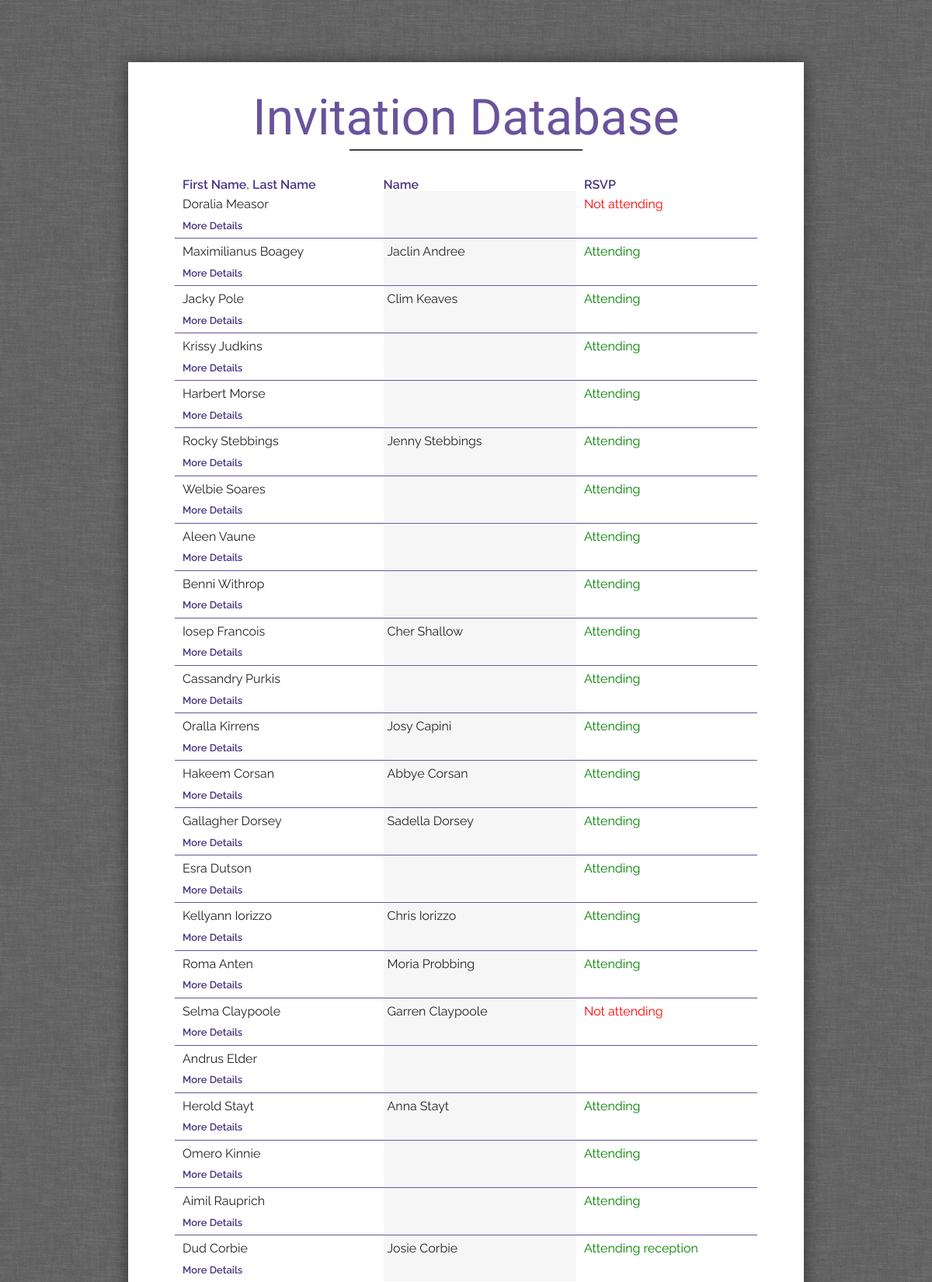
The app's page /guest-database/index.php (upper part) with its own data.
### tables this page shows
CREATE TABLE `guests` (
  `id` int(11) NOT NULL AUTO_INCREMENT,
  `email` varchar(191) NOT NULL,
  `first_name` varchar(191) NOT NULL,
  `last_name` varchar(191) NOT NULL,
  `plus_one_first_name` varchar(191) NOT NULL,
  `plus_one_last_name` varchar(191) NOT NULL,
  `traveling` tinyint(1) NOT NULL DEFAULT '0',
  `plus_one` tinyint(1) NOT NULL DEFAULT '0',
  `bringing_plus_one` varchar(191) DEFAULT NULL,
  `has_kids` tinyint(1) NOT NULL DEFAULT '0',
  `bringing_kids` varchar(191) DEFAULT NULL,
  `RSVP` longtext,
  `rsvp_answer` varchar(191) DEFAULT NULL,
  `food_allergies` longtext,
  `song_choices` longtext,
  `additional_comments` longtext,
  PRIMARY KEY (`id`)
);

### guest-database/index.php (the view, shortened to what this page needs)
<?php
    include('header.php');
    include_once('../partials/db.php');
?>
<h1 class="purple2">Invitation Database</h1>
<hr style="background-color: #3f3f3f; width: 40%;" />
<div style="display: table; border-spacing: 10px 0; width: 100%;">
    <div style="display: table-cell; width: 35%;">
        <a href="?sort=name">First Name</a>,&nbsp;<a href="?sort=last">Last Name</a>
    </div>
    <div style="display: table-cell; margin: 0 15px 0 0; width: 35%;">
        <a href="?sort=name2">Name</a>
    </div>
    <div style="display: table-cell; width: 30%;">
        <a href="?sort=rsvp">RSVP</a>
    </div>
</div>
<?php
    $query = "SELECT * FROM guests";
    $result = mysqli_query($conn, $query);
    while ($row = mysqli_fetch_assoc($result)) {
        $fname = $row['first_name'];
        $lname = $row['last_name'];
        $pfname = $row['plus_one_first_name'];
        $plname = $row['plus_one_last_name'];
        $rsvp = $row['rsvp_answer'];
        if($rsvp == "Attending") {
            $rsvp = '<font color="green">Attending</font>';
        } elseif($rsvp == "Attending ceremony") {
            $rsvp = '<font color="green">Attending ceremony</font>';
        } elseif($rsvp == "Attending reception") {
            $rsvp = '<font color="green">Attending reception</font>';
        } elseif($rsvp == "Not attending") {
            $rsvp = '<font color="red">Not attending</font>';
        }
?>
    <div style="border-bottom: 1px solid #69539C; line-height: 1.5;">
        <div style="display: table; border-spacing: 10px 0; width: 100%;">
            <div style="display: table-cell; padding: 5px 0; vertical-align: top; width: 35%;">
                <?=$fname?> <?=$lname?>
                <br />
                <a class="more-deets-link">More Details</a>
            </div><div style="background-color: #f6f6f6; display: table-cell; padding: 5px 5px; height: auto; vertical-align: top; width: 35%;">
                <?=$pfname?> <?=$plname?>
            </div><div style="display: table-cell; padding: 5px 0; vertical-align: top; width: 30%;">
                <?=$rsvp?>
            </div>
        </div>
    </div>
<?php
} ?>
<?php
include('footer.php');

### guest-database/header.php (shortened to what this page needs)
<!DOCTYPE html>
<html lang="en">
<head>
    <link rel="stylesheet" href="../style.css">
</head>
<body>
    <div class="content">

### guest-database/footer.php (shortened to what this page needs)
</div>
</body>
</html>

### style.css (style rules this page uses)
* { -webkit-appearance: none; -webkit-box-sizing: border-box; -webkit-font-smoothing: antialiased; box-sizing: border-box; }
body { background-image: url('images/bg.png'); color: #222; font-family: 'Raleway', sans-serif; font-size: 16px; line-height: 1; }
.purple2 { color: #69539C; }
a { color: #493583; font-weight: 600; text-decoration: none; }
.content { background-color: #fff; -webkit-box-shadow: 0 1px 20px rgba(0, 0, 0, 0.5); box-shadow: 0 1px 20px rgba(0, 0, 0, 0.5); margin: 80px auto 0; min-height: 840px; max-width: 870px; padding: 40px 60px; position: relative; width: 100%; }
h1 { color: #2f2f2f; font-family: 'Cookie'; font-size: 4em; font-weight: 400; margin: 0; text-align: center; }
hr { background-color: #B398D0; border: 0; height: 2px; margin-bottom: 2.25em; width: 30%; }

### guest-database/index.php (style rules this page uses)
.more-deets-link { cursor: pointer; display: block; font-size: 13px; margin: 0.35rem 0 0; }

### records on screen
guests: first_name "Doralia", last_name "Measor", rsvp_answer "Not attending"
guests: first_name "Maximilianus", last_name "Boagey", plus_one_first_name "Jaclin", plus_one_last_name "Andree", rsvp_answer "Attending"
guests: first_name "Jacky", last_name "Pole", plus_one_first_name "Clim", plus_one_last_name "Keaves", rsvp_answer "Attending"
guests: first_name "Krissy", last_name "Judkins", rsvp_answer "Attending"
guests: first_name "Harbert", last_name "Morse", rsvp_answer "Attending"
guests: first_name "Rocky", last_name "Stebbings", plus_one_first_name "Jenny", plus_one_last_name "Stebbings", rsvp_answer "Attending"
guests: first_name "Welbie", last_name "Soares", rsvp_answer "Attending"
guests: first_name "Aleen", last_name "Vaune", rsvp_answer "Attending"
guests: first_name "Benni", last_name "Withrop", rsvp_answer "Attending"
guests: first_name "Iosep", last_name "Francois", plus_one_first_name "Cher", plus_one_last_name "Shallow", rsvp_answer "Attending"
guests: first_name "Cassandry", last_name "Purkis", rsvp_answer "Attending"
guests: first_name "Oralla", last_name "Kirrens", plus_one_first_name "Josy", plus_one_last_name "Capini", rsvp_answer "Attending"
guests: first_name "Hakeem", last_name "Corsan", plus_one_first_name "Abbye", plus_one_last_name "Corsan", rsvp_answer "Attending"
guests: first_name "Gallagher", last_name "Dorsey", plus_one_first_name "Sadella", plus_one_last_name "Dorsey", rsvp_answer "Attending"
guests: first_name "Esra", last_name "Dutson", rsvp_answer "Attending"
guests: first_name "Kellyann", last_name "Iorizzo", plus_one_first_name "Chris", plus_one_last_name "Iorizzo", rsvp_answer "Attending"
guests: first_name "Roma", last_name "Anten", plus_one_first_name "Moria", plus_one_last_name "Probbing", rsvp_answer "Attending"
guests: first_name "Selma", last_name "Claypoole", plus_one_first_name "Garren", plus_one_last_name "Claypoole", rsvp_answer "Not attending"
guests: first_name "Andrus", last_name "Elder"
guests: first_name "Herold", last_name "Stayt", plus_one_first_name "Anna", plus_one_last_name "Stayt", rsvp_answer "Attending"
guests: first_name "Omero", last_name "Kinnie", rsvp_answer "Attending"
guests: first_name "Aimil", last_name "Rauprich", rsvp_answer "Attending"
guests: first_name "Dud", last_name "Corbie", plus_one_first_name "Josie", plus_one_last_name "Corbie", shows "Attending reception"
